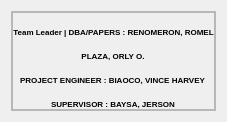
            <widget class="QWidget" name="DevtPage">
             <layout class="QVBoxLayout" name="verticalLayout_5">
              <item>
               <widget class="QFrame" name="frame_4">
                <property name="frameShape">
                 <enum>QFrame::StyledPanel</enum>
                </property>
                <property name="frameShadow">
                 <enum>QFrame::Raised</enum>
                </property>
                <layout class="QVBoxLayout" name="verticalLayout_7">
                 <property name="spacing">
                  <number>0</number>
                 </property>
                 <property name="leftMargin">
                  <number>0</number>
                 </property>
                 <property name="topMargin">
                  <number>0</number>
                 </property>
                 <property name="rightMargin">
                  <number>0</number>
                 </property>
                 <property name="bottomMargin">
                  <number>0</number>
                 </property>
                 <item alignment="Qt::AlignHCenter|Qt::AlignVCenter">
                  <widget class="QFrame" name="frame_3">
                   <property name="sizePolicy">
                    <sizepolicy hsizetype="Preferred" vsizetype="Fixed">
                     <horstretch>0</horstretch>
                     <verstretch>0</verstretch>
                    </sizepolicy>
                   </property>
                   <property name="frameShape">
                    <enum>QFrame::StyledPanel</enum>
                   </property>
                   <property name="frameShadow">
                    <enum>QFrame::Raised</enum>
                   </property>
                   <layout class="QGridLayout" name="gridLayout_2">
                    <property name="leftMargin">
                     <number>0</number>
                    </property>
                    <property name="topMargin">
                     <number>0</number>
                    </property>
                    <property name="rightMargin">
                     <number>0</number>
                    </property>
                    <property name="bottomMargin">
                     <number>0</number>
                    </property>
                    <property name="spacing">
                     <number>0</number>
                    </property>
                    <item row="1" column="1" alignment="Qt::AlignHCenter">
                     <widget class="QLabel" name="label_9">
                      <property name="font">
                       <font>
                        <pointsize>6</pointsize>
                        <weight>75</weight>
                        <bold>true</bold>
                       </font>
                      </property>
                      <property name="text">
                       <string>Team Leader | DBA/PAPERS : RENOMERON, ROMEL</string>
                      </property>
                      <property name="alignment">
                       <set>Qt::AlignCenter</set>
                      </property>
                     </widget>
                    </item>
                    <item row="2" column="1">
                     <widget class="QLabel" name="label_2">
                      <property name="text">
                       <string/>
                      </property>
                      <property name="pixmap">
                       <pixmap resource="icons.qrc">:/icons/1CON/software-engineer.svg</pixmap>
                      </property>
                      <property name="alignment">
                       <set>Qt::AlignCenter</set>
                      </property>
                     </widget>
                    </item>
                    <item row="5" column="1" alignment="Qt::AlignHCenter">
                     <widget class="QLabel" name="label_11">
                      <property name="font">
                       <font>
                        <pointsize>6</pointsize>
                        <weight>75</weight>
                        <bold>true</bold>
                       </font>
                      </property>
                      <property name="text">
                       <string>PROJECT ENGINEER : BIAOCO, VINCE HARVEY</string>
                      </property>
                     </widget>
                    </item>
                    <item row="7" column="1" alignment="Qt::AlignHCenter">
                     <widget class="QLabel" name="label_12">
                      <property name="font">
                       <font>
                        <pointsize>6</pointsize>
                        <weight>75</weight>
                        <bold>true</bold>
                       </font>
                      </property>
                      <property name="text">
                       <string>SUPERVISOR : BAYSA, JERSON</string>
                      </property>
                     </widget>
                    </item>
                    <item row="0" column="1" alignment="Qt::AlignHCenter">
                     <widget class="QLabel" name="label">
                      <property name="text">
                       <string/>
                      </property>
                      <property name="pixmap">
                       <pixmap resource="icons.qrc">:/icons/1CON/computer-businesswoman.svg</pixmap>
                      </property>
                     </widget>
                    </item>
                    <item row="3" column="1" alignment="Qt::AlignHCenter">
                     <widget class="QLabel" name="label_10">
                      <property name="font">
                       <font>
                        <pointsize>6</pointsize>
                        <weight>75</weight>
                        <bold>true</bold>
                       </font>
                      </property>
                      <property name="text">
                       <string>PLAZA, ORLY O.</string>
                      </property>
                      <property name="alignment">
                       <set>Qt::AlignCenter</set>
                      </property>
                     </widget>
                    </item>
                    <item row="4" column="1">
                     <widget class="QLabel" name="label_6">
                      <property name="text">
                       <string/>
                      </property>
                      <property name="pixmap">
                       <pixmap resource="icons.qrc">:/icons/1CON/administrator-developer.svg</pixmap>
                      </property>
                      <property name="alignment">
                       <set>Qt::AlignCenter</set>
                      </property>
                     </widget>
                    </item>
                    <item row="6" column="1" alignment="Qt::AlignVCenter">
                     <widget class="QLabel" name="label_7">
                      <property name="text">
                       <string/>
                      </property>
                      <property name="pixmap">
                       <pixmap resource="icons.qrc">:/icons/1CON/administrator-developer.svg</pixmap>
                      </property>
                      <property name="alignment">
                       <set>Qt::AlignCenter</set>
                      </property>
                     </widget>
                    </item>
                   </layout>
                  </widget>
                 </item>
                </layout>
               </widget>
              </item>
             </layout>
            </widget>
